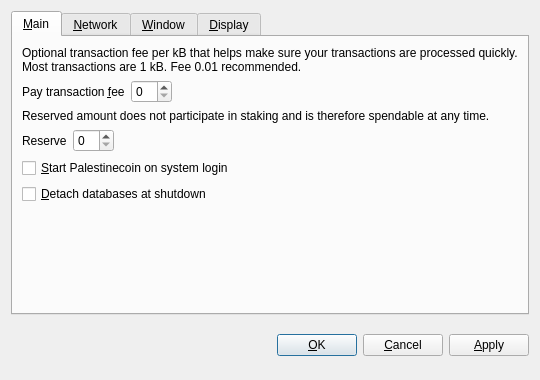
<?xml version="1.0" encoding="UTF-8"?>
<ui version="4.0">
 <class>OptionsDialog</class>
 <widget class="QDialog" name="OptionsDialog">
  <property name="geometry">
   <rect>
    <x>0</x>
    <y>0</y>
    <width>540</width>
    <height>380</height>
   </rect>
  </property>
  <property name="windowTitle">
   <string>Options</string>
  </property>
  <property name="modal">
   <bool>true</bool>
  </property>
  <layout class="QVBoxLayout" name="verticalLayout">
   <item>
    <widget class="QTabWidget" name="tabWidget">
     <property name="tabPosition">
      <enum>QTabWidget::North</enum>
     </property>
     <property name="currentIndex">
      <number>0</number>
     </property>
     <widget class="QWidget" name="tabMain">
      <attribute name="title">
       <string>&amp;Main</string>
      </attribute>
      <layout class="QVBoxLayout" name="verticalLayout_Main">
       <item>
        <widget class="QLabel" name="transactionFeeInfoLabel">
         <property name="text">
          <string>Optional transaction fee per kB that helps make sure your transactions are processed quickly. Most transactions are 1 kB. Fee 0.01 recommended.</string>
         </property>
         <property name="textFormat">
          <enum>Qt::PlainText</enum>
         </property>
         <property name="wordWrap">
          <bool>true</bool>
         </property>
        </widget>
       </item>
       <item>
        <layout class="QHBoxLayout" name="horizontalLayoutFee">
         <item>
          <widget class="QLabel" name="transactionFeeLabel">
           <property name="text">
            <string>Pay transaction &amp;fee</string>
           </property>
           <property name="textFormat">
            <enum>Qt::PlainText</enum>
           </property>
           <property name="buddy">
            <cstring>transactionFee</cstring>
           </property>
          </widget>
         </item>
         <item>
          <widget class="BitcoinAmountField" name="transactionFee"/>
         </item>
         <item>
          <spacer name="horizontalSpacerFee">
           <property name="orientation">
            <enum>Qt::Horizontal</enum>
           </property>
           <property name="sizeHint" stdset="0">
            <size>
             <width>40</width>
             <height>20</height>
            </size>
           </property>
          </spacer>
         </item>
        </layout>
       </item>
       <item>
        <widget class="QLabel" name="reserveBalanceInfoLabel">
         <property name="text">
          <string>Reserved amount does not participate in staking and is therefore spendable at any time.</string>
         </property>
         <property name="textFormat">
          <enum>Qt::PlainText</enum>
         </property>
         <property name="wordWrap">
          <bool>true</bool>
         </property>
        </widget>
       </item>
       <item>
        <layout class="QHBoxLayout" name="horizontalLayoutReserveBalance">
         <item>
          <widget class="QLabel" name="reserveBalanceLabel">
           <property name="text">
            <string>Reserve</string>
           </property>
           <property name="textFormat">
            <enum>Qt::PlainText</enum>
           </property>
           <property name="buddy">
            <cstring>reserveBalance</cstring>
           </property>
          </widget>
         </item>
         <item>
          <widget class="BitcoinAmountField" name="reserveBalance"/>
         </item>
         <item>
          <spacer name="horizontalSpacerReserveBalance">
           <property name="orientation">
            <enum>Qt::Horizontal</enum>
           </property>
           <property name="sizeHint" stdset="0">
            <size>
             <width>40</width>
             <height>20</height>
            </size>
           </property>
          </spacer>
         </item>
        </layout>
       </item>
       <item>
        <widget class="QCheckBox" name="bitcoinAtStartup">
         <property name="toolTip">
          <string>Automatically start Palestinecoin after logging in to the system.</string>
         </property>
         <property name="text">
          <string>&amp;Start Palestinecoin on system login</string>
         </property>
        </widget>
       </item>
       <item>
        <widget class="QCheckBox" name="detachDatabases">
         <property name="toolTip">
          <string>Detach block and address databases at shutdown. This means they can be moved to another data directory, but it slows down shutdown. The wallet is always detached.</string>
         </property>
         <property name="text">
          <string>&amp;Detach databases at shutdown</string>
         </property>
        </widget>
       </item>
       <item>
        <spacer name="verticalSpacer_Main">
         <property name="orientation">
          <enum>Qt::Vertical</enum>
         </property>
         <property name="sizeHint" stdset="0">
          <size>
           <width>20</width>
           <height>40</height>
          </size>
         </property>
        </spacer>
       </item>
      </layout>
     </widget>
     <widget class="QWidget" name="tabNetwork">
      <attribute name="title">
       <string>&amp;Network</string>
      </attribute>
      <layout class="QVBoxLayout" name="verticalLayout_Network">
       <item>
        <widget class="QCheckBox" name="mapPortUpnp">
         <property name="toolTip">
          <string>Automatically open the Palestinecoin client port on the router. This only works when your router supports UPnP and it is enabled.</string>
         </property>
         <property name="text">
          <string>Map port using &amp;UPnP</string>
         </property>
        </widget>
       </item>
       <item>
        <widget class="QCheckBox" name="connectSocks">
         <property name="toolTip">
          <string>Connect to the Palestinecoin network through a SOCKS proxy (e.g. when connecting through Tor).</string>
         </property>
         <property name="text">
          <string>&amp;Connect through SOCKS proxy:</string>
         </property>
        </widget>
       </item>
       <item>
        <layout class="QHBoxLayout" name="horizontalLayout_Network">
         <item>
          <widget class="QLabel" name="proxyIpLabel">
           <property name="text">
            <string>Proxy &amp;IP:</string>
           </property>
           <property name="textFormat">
            <enum>Qt::PlainText</enum>
           </property>
           <property name="buddy">
            <cstring>proxyIp</cstring>
           </property>
          </widget>
         </item>
         <item>
          <widget class="QValidatedLineEdit" name="proxyIp">
           <property name="maximumSize">
            <size>
             <width>140</width>
             <height>16777215</height>
            </size>
           </property>
           <property name="toolTip">
            <string>IP address of the proxy (e.g. 127.0.0.1)</string>
           </property>
          </widget>
         </item>
         <item>
          <widget class="QLabel" name="proxyPortLabel">
           <property name="text">
            <string>&amp;Port:</string>
           </property>
           <property name="textFormat">
            <enum>Qt::PlainText</enum>
           </property>
           <property name="buddy">
            <cstring>proxyPort</cstring>
           </property>
          </widget>
         </item>
         <item>
          <widget class="QLineEdit" name="proxyPort">
           <property name="maximumSize">
            <size>
             <width>55</width>
             <height>16777215</height>
            </size>
           </property>
           <property name="toolTip">
            <string>Port of the proxy (e.g. 9050)</string>
           </property>
          </widget>
         </item>
         <item>
          <widget class="QLabel" name="socksVersionLabel">
           <property name="text">
            <string>SOCKS &amp;Version:</string>
           </property>
           <property name="textFormat">
            <enum>Qt::PlainText</enum>
           </property>
           <property name="buddy">
            <cstring>socksVersion</cstring>
           </property>
          </widget>
         </item>
         <item>
          <widget class="QValueComboBox" name="socksVersion">
           <property name="toolTip">
            <string>SOCKS version of the proxy (e.g. 5)</string>
           </property>
          </widget>
         </item>
         <item>
          <spacer name="horizontalSpacer_Network">
           <property name="orientation">
            <enum>Qt::Horizontal</enum>
           </property>
           <property name="sizeHint" stdset="0">
            <size>
             <width>40</width>
             <height>20</height>
            </size>
           </property>
          </spacer>
         </item>
        </layout>
       </item>
       <item>
        <spacer name="verticalSpacer_Network">
         <property name="orientation">
          <enum>Qt::Vertical</enum>
         </property>
         <property name="sizeHint" stdset="0">
          <size>
           <width>20</width>
           <height>40</height>
          </size>
         </property>
        </spacer>
       </item>
      </layout>
     </widget>
     <widget class="QWidget" name="tabWindow">
      <attribute name="title">
       <string>&amp;Window</string>
      </attribute>
      <layout class="QVBoxLayout" name="verticalLayout_Window">
       <item>
        <widget class="QCheckBox" name="minimizeToTray">
         <property name="toolTip">
          <string>Show only a tray icon after minimizing the window.</string>
         </property>
         <property name="text">
          <string>&amp;Minimize to the tray instead of the taskbar</string>
         </property>
        </widget>
       </item>
       <item>
        <widget class="QCheckBox" name="minimizeOnClose">
         <property name="toolTip">
          <string>Minimize instead of exit the application when the window is closed. When this option is enabled, the application will be closed only after selecting Quit in the menu.</string>
         </property>
         <property name="text">
          <string>M&amp;inimize on close</string>
         </property>
        </widget>
       </item>
       <item>
        <spacer name="verticalSpacer_Window">
         <property name="orientation">
          <enum>Qt::Vertical</enum>
         </property>
         <property name="sizeHint" stdset="0">
          <size>
           <width>20</width>
           <height>40</height>
          </size>
         </property>
        </spacer>
       </item>
      </layout>
     </widget>
     <widget class="QWidget" name="tabDisplay">
      <attribute name="title">
       <string>&amp;Display</string>
      </attribute>
      <layout class="QVBoxLayout" name="verticalLayout_Display">
       <item>
        <layout class="QHBoxLayout" name="horizontalLayout_1_Display">
         <item>
          <widget class="QLabel" name="langLabel">
           <property name="text">
            <string>User Interface &amp;language:</string>
           </property>
           <property name="textFormat">
            <enum>Qt::PlainText</enum>
           </property>
           <property name="buddy">
            <cstring>lang</cstring>
           </property>
          </widget>
         </item>
         <item>
          <widget class="QValueComboBox" name="lang">
           <property name="toolTip">
            <string>The user interface language can be set here. This setting will take effect after restarting Palestinecoin.</string>
           </property>
          </widget>
         </item>
        </layout>
       </item>
       <item>
        <layout class="QHBoxLayout" name="horizontalLayout_2_Display">
         <item>
          <widget class="QLabel" name="unitLabel">
           <property name="text">
            <string>&amp;Unit to show amounts in:</string>
           </property>
           <property name="textFormat">
            <enum>Qt::PlainText</enum>
           </property>
           <property name="buddy">
            <cstring>unit</cstring>
           </property>
          </widget>
         </item>
         <item>
          <widget class="QValueComboBox" name="unit">
           <property name="toolTip">
            <string>Choose the default subdivision unit to show in the interface and when sending coins.</string>
           </property>
          </widget>
         </item>
        </layout>
       </item>
       <item>
        <widget class="QCheckBox" name="displayAddresses">
         <property name="toolTip">
          <string>Whether to show Palestinecoin addresses in the transaction list or not.</string>
         </property>
         <property name="text">
          <string>&amp;Display addresses in transaction list</string>
         </property>
        </widget>
       </item>
       <item>
        <widget class="QCheckBox" name="coinControlFeatures">
         <property name="toolTip">
          <string>Whether to show coin control features or not.</string>
         </property>
         <property name="text">
          <string>Display coin &amp;control features (experts only!)</string>
         </property>
        </widget>
       </item>
       <item>
        <spacer name="verticalSpacer_Display">
         <property name="orientation">
          <enum>Qt::Vertical</enum>
         </property>
         <property name="sizeHint" stdset="0">
          <size>
           <width>20</width>
           <height>40</height>
          </size>
         </property>
        </spacer>
       </item>
      </layout>
     </widget>
    </widget>
   </item>
   <item>
    <layout class="QHBoxLayout" name="horizontalLayout_Buttons">
     <item>
      <spacer name="horizontalSpacer_1">
       <property name="orientation">
        <enum>Qt::Horizontal</enum>
       </property>
       <property name="sizeHint" stdset="0">
        <size>
         <width>40</width>
         <height>48</height>
        </size>
       </property>
      </spacer>
     </item>
     <item>
      <widget class="QLabel" name="statusLabel">
       <property name="font">
        <font>
         <weight>75</weight>
         <bold>true</bold>
        </font>
       </property>
       <property name="text">
        <string/>
       </property>
       <property name="textFormat">
        <enum>Qt::PlainText</enum>
       </property>
       <property name="wordWrap">
        <bool>true</bool>
       </property>
      </widget>
     </item>
     <item>
      <spacer name="horizontalSpacer_2">
       <property name="orientation">
        <enum>Qt::Horizontal</enum>
       </property>
       <property name="sizeHint" stdset="0">
        <size>
         <width>40</width>
         <height>48</height>
        </size>
       </property>
      </spacer>
     </item>
     <item>
      <widget class="QPushButton" name="okButton">
       <property name="text">
        <string>&amp;OK</string>
       </property>
      </widget>
     </item>
     <item>
      <widget class="QPushButton" name="cancelButton">
       <property name="text">
        <string>&amp;Cancel</string>
       </property>
       <property name="autoDefault">
        <bool>false</bool>
       </property>
      </widget>
     </item>
     <item>
      <widget class="QPushButton" name="applyButton">
       <property name="text">
        <string>&amp;Apply</string>
       </property>
       <property name="autoDefault">
        <bool>false</bool>
       </property>
      </widget>
     </item>
    </layout>
   </item>
  </layout>
 </widget>
 <customwidgets>
  <customwidget>
   <class>BitcoinAmountField</class>
   <extends>QSpinBox</extends>
   <header>bitcoinamountfield.h</header>
  </customwidget>
  <customwidget>
   <class>QValueComboBox</class>
   <extends>QComboBox</extends>
   <header>qvaluecombobox.h</header>
  </customwidget>
  <customwidget>
   <class>QValidatedLineEdit</class>
   <extends>QLineEdit</extends>
   <header>qvalidatedlineedit.h</header>
  </customwidget>
 </customwidgets>
 <resources/>
 <connections/>
</ui>
